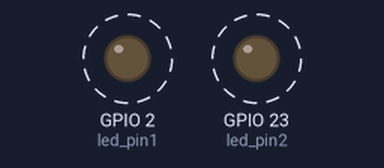
A sketch run on a simulated ESP32. Parts: output pins drawn as LEDs (lit = HIGH). Dashed ring = blinking.

Above: at 0.2 s.
Timing chart, 0 to 3.0 s (numbered marks = the images above):
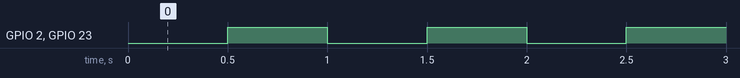

The sketch:

twoled_millis.ino
```cpp
const int led_pin1 = 2;
const int led_pin2 = 23;

int ledstate1 = LOW;
int ledstate2 = LOW;

unsigned long previousMillis = 0;
unsigned long previousMillis1 = 0;

const long interval = 500;
const long interval1=500;

void setup() {
  pinMode(led_pin1, OUTPUT);
  pinMode(led_pin2, OUTPUT);

}

void loop() {
  unsigned long currentMillis = millis();

  if (currentMillis - previousMillis >= interval){
    previousMillis = currentMillis;

  if (currentMillis - previousMillis1 >= interval1){
    previousMillis = currentMillis;

   if (ledstate1 == LOW){
    ledstate1 = HIGH;
    } else {
      ledstate1 = LOW;
      }
    if (ledstate2 == LOW){
    ledstate2 = HIGH;
    } else {
      ledstate2 = LOW;
      }
     digitalWrite(led_pin1, ledstate1);
     digitalWrite(led_pin2, ledstate2);
  }
  }
 }
```

Measured:
- by itself, GPIO 2 (led_pin1), GPIO 23 (led_pin2): alternates HIGH for 0.50 s and LOW for 0.50 s
